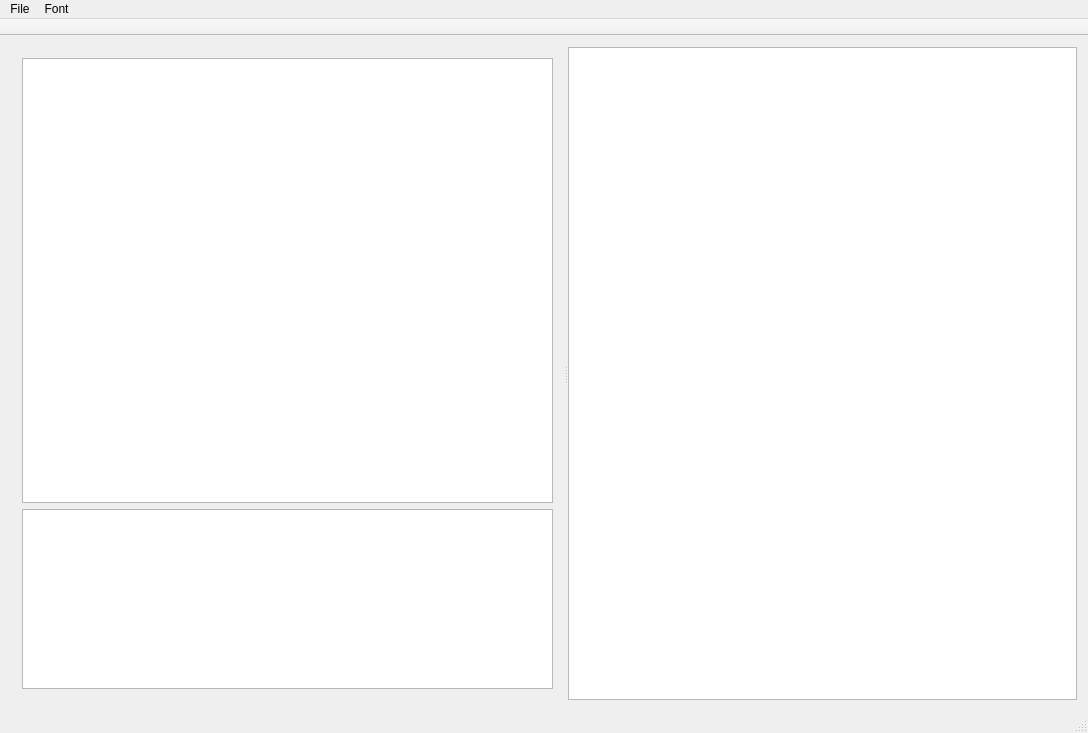
<?xml version="1.0" encoding="UTF-8"?>
<ui version="4.0">
 <class>MainWindow</class>
 <widget class="QMainWindow" name="MainWindow">
  <property name="geometry">
   <rect>
    <x>0</x>
    <y>0</y>
    <width>1088</width>
    <height>733</height>
   </rect>
  </property>
  <property name="windowTitle">
   <string>MainWindow</string>
  </property>
  <property name="dockNestingEnabled">
   <bool>false</bool>
  </property>
  <widget class="QWidget" name="centralWidget">
   <layout class="QHBoxLayout" name="horizontalLayout">
    <item>
     <widget class="QSplitter" name="splitter">
      <property name="orientation">
       <enum>Qt::Horizontal</enum>
      </property>
      <widget class="QWidget" name="layoutWidget">
       <layout class="QVBoxLayout" name="verticalLayout">
        <item>
         <widget class="SymbolTableView" name="symbolTable">
          <property name="editTriggers">
           <set>QAbstractItemView::NoEditTriggers</set>
          </property>
          <property name="alternatingRowColors">
           <bool>true</bool>
          </property>
          <property name="selectionMode">
           <enum>QAbstractItemView::SingleSelection</enum>
          </property>
          <property name="selectionBehavior">
           <enum>QAbstractItemView::SelectRows</enum>
          </property>
         </widget>
        </item>
        <item>
         <widget class="QListView" name="listCharacters">
          <property name="maximumSize">
           <size>
            <width>16777215</width>
            <height>180</height>
           </size>
          </property>
          <property name="editTriggers">
           <set>QAbstractItemView::NoEditTriggers</set>
          </property>
          <property name="alternatingRowColors">
           <bool>true</bool>
          </property>
          <property name="selectionMode">
           <enum>QAbstractItemView::NoSelection</enum>
          </property>
         </widget>
        </item>
       </layout>
      </widget>
      <widget class="QGraphicsView" name="graphicsView">
       <property name="backgroundBrush">
        <brush brushstyle="SolidPattern">
         <color alpha="255">
          <red>232</red>
          <green>231</green>
          <blue>231</blue>
         </color>
        </brush>
       </property>
       <property name="renderHints">
        <set>QPainter::NonCosmeticDefaultPen</set>
       </property>
      </widget>
     </widget>
    </item>
   </layout>
  </widget>
  <widget class="QMenuBar" name="menuBar">
   <property name="geometry">
    <rect>
     <x>0</x>
     <y>0</y>
     <width>1088</width>
     <height>23</height>
    </rect>
   </property>
   <widget class="QMenu" name="menuFile">
    <property name="title">
     <string>Font</string>
    </property>
    <addaction name="actionImportFont"/>
    <addaction name="actionExportFontC"/>
    <addaction name="separator"/>
    <addaction name="actionNoAntialias"/>
   </widget>
   <widget class="QMenu" name="menuFont">
    <property name="title">
     <string>File</string>
    </property>
    <addaction name="actionExit"/>
   </widget>
   <addaction name="menuFont"/>
   <addaction name="menuFile"/>
  </widget>
  <widget class="QToolBar" name="mainToolBar">
   <property name="movable">
    <bool>false</bool>
   </property>
   <attribute name="toolBarArea">
    <enum>TopToolBarArea</enum>
   </attribute>
   <attribute name="toolBarBreak">
    <bool>false</bool>
   </attribute>
  </widget>
  <widget class="QStatusBar" name="statusBar"/>
  <action name="actionImportFont">
   <property name="text">
    <string>Import existing system font</string>
   </property>
  </action>
  <action name="actionExportFontC">
   <property name="text">
    <string>Export the font as C file</string>
   </property>
  </action>
  <action name="actionNoAntialias">
   <property name="checkable">
    <bool>true</bool>
   </property>
   <property name="checked">
    <bool>true</bool>
   </property>
   <property name="text">
    <string>NoAntialias</string>
   </property>
  </action>
  <action name="actionExit">
   <property name="text">
    <string>exit</string>
   </property>
   <property name="toolTip">
    <string>Exit</string>
   </property>
  </action>
 </widget>
 <layoutdefault spacing="6" margin="11"/>
 <customwidgets>
  <customwidget>
   <class>SymbolTableView</class>
   <extends>QTableView</extends>
   <header location="global">symboltableview.h</header>
  </customwidget>
 </customwidgets>
 <resources/>
 <connections/>
</ui>
